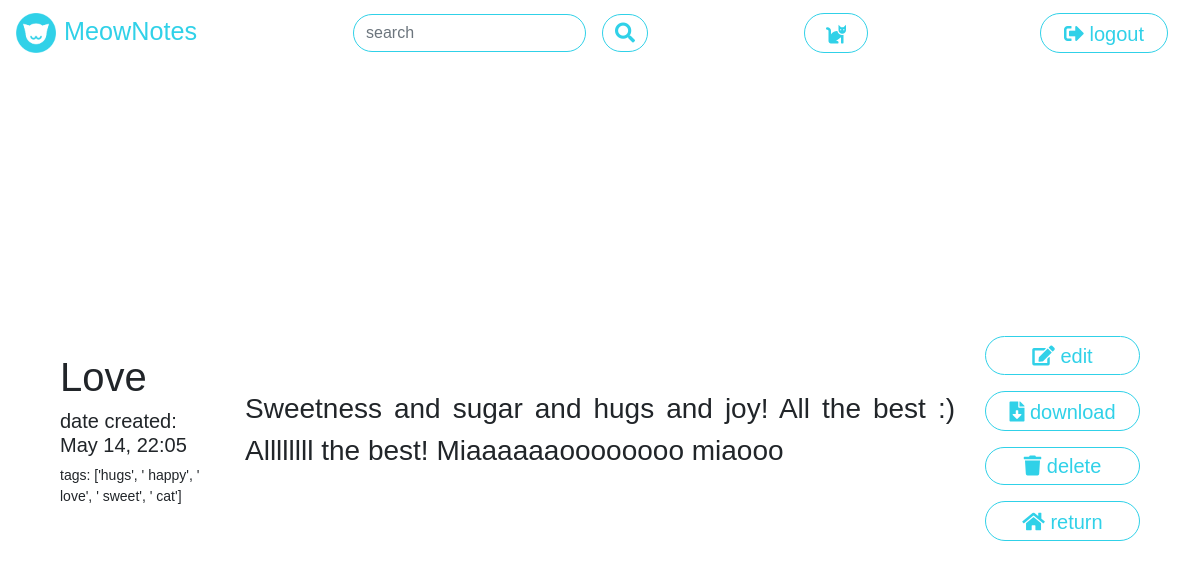
Page /view?id=1 (signed in) on the committed database.
### tables this page shows
CREATE TABLE "notes" (
 "id" INTEGER UNIQUE,
 "uid" INTEGER NOT NULL,
 "date_created" TEXT NOT NULL,
 "title" TEXT NOT NULL,
 "tags" TEXT,
 "content" BLOB NOT NULL,
 PRIMARY KEY("id")
);

### meownotes/pawprint.py (the view)
@bp.route("/view")
def view():
    if g.uid:
        uid = g.uid
        if request.args.get("id"):
            session["last_note_id"] = request.args.get("id")
        requested_note_id = session.get("last_note_id")
        db_note_results = get_note_by_id(uid, requested_note_id)
        note_data = process_note_results(db_note_results)
        return render_template("view.html", menu_item="logout", data=note_data[0])
    return redirect("/")

### meownotes/dbquery.py (called while the page is built)
def get_db():
    if DEBUG:
        print(">>> INFO: MeowNotes database configured is: %s" % current_app.config["DATABASE"])
    if "db" not in g:
        g.db = sqlite3.connect(
            current_app.config["DATABASE"],
            detect_types=sqlite3.PARSE_DECLTYPES
        )
        g.db.row_factory = sqlite3.Row
    return g.db

def execute_select(query):
    db = get_db()
    result = db.execute(query).fetchall()
    if DEBUG:
        print(result)
    return result

def get_user_by_name(username):
    query_input_items = [{"val": username, "cols": ["username"], "type": "exact", "condition": True}]
    query = prepare_query("GET_CONDITIONAL", "users", query_input_items)
    results = execute_select(query)
    return results

def get_id_by_user(username):
    db_res = get_user_by_name(username)
    db_user = parse_user(db_res[0])
    uid = db_user["uid"]
    return uid

def get_note_by_id(uid, note_id):
    query_input_items = [{"val": uid, "cols": ["uid"], "type": "exact", "condition": True},
        {"val": note_id, "cols": ["id"], "type": "exact", "condition": True}]
    query = prepare_query("GET_CONDITIONAL", "notes", query_input_items)
    results = execute_select(query)
    return results

def parse_user(db_result):
    result = {
        "uid": db_result[0],
        "username": db_result[1],
        "password": db_result[2]
    }
    return result

def parse_note(db_note):
    real_date = dateutil.parser.parse(db_note[2])
    result = {
        "note_id": db_note[0],
        "uid": db_note[1],
        "date_created": db_note[2],
        "ui_date": real_date.strftime('%b %d, %H:%m'),
        "title": db_note[3],
        "tags": db_note[4].split(","),
        "content": db_note[5],
    }
    return result

def process_note_results(db_notes):
    parsed_notes = []
    for db_note in db_notes:
        parsed_notes.append(parse_note(db_note))
    parsed_notes.sort(key=operator.itemgetter('date_created'))
    return parsed_notes

### meownotes/pawprint.py (called while the page is built)
@bp.before_app_request
def check_user_logged_in():
    if session.get("username") is not None:
        g.username = session.get("username")
        g.uid = get_id_by_user(session.get("username"))
    else:
        g.uid = None

### meownotes/utils.py (called while the page is built)
def format_value_for_db(value, cols, paramtype):
    if type(value) == int or "id" in cols:
        result = str(value)
    elif paramtype == "contains":
        result = "'%" + value + "%'"
    else:
        result = "'" + value + "'"
    return result

### meownotes/templates/view.html (shortened to what this page needs)
<!DOCTYPE html>
<html lang="en" dir="ltr">
{% extends "meownotes.html" %}
  {% block head %}
  {{ super() }}
  {% endblock %}
  {% block content %}
  <div class="content main">
    <div class="row h-100">
      <div class="col my-auto">
        <div class="note-metadata">
          <h1>{{ data['title'] }}</h1>
          <h5>date created: {{ data['ui_date'] }}</h5>
          <p>tags: {{ data['tags'] }}</p>
        </div>
      </div>
      <div class="col-8 my-auto text-center">
        <div class="note-content">
          <p>{{ data['content'] }}</p>
        </div>
      </div>
      <div class="col-2 my-auto">
        <div class="view-controls">
          <div class="meownotes-button meownotes-link my-auto mb-1 meownotes-go-accent">
            <span class="align-middle">
              <a data-toggle="modal" data-target="#edit"><i class="fas fa-edit"></i> edit</a>
            </span>
          </div>
          <div class="meownotes-button meownotes-link my-auto mb-1">
            <span class="align-middle">
              <a href="{{ url_for('pawprint.download', id=data['note_id']) }}"><i class="fas fa-file-download"></i> download</a>
            </span>
          </div>
          <form method="POST" action="{{ url_for('pawprint.delete') }}" class="mb-1">
            <button class="meownotes-button meownotes-link btn btn-med btn-primary btn-block meownotes-bg-warning"
              type="submit"><i class="fas fa-trash"></i> delete</button>
          </form>
          <div class="meownotes-button meownotes-link my-auto">
            <span class="align-middle">
              <a href="{{ url_for('pawprint.dashboard') }}"><i class="fas fa-home"></i> return</a>
            </span>
          </div>
        </div>
      </div>
    </div>
  </div>
  {% endblock %}

### meownotes/static/css/main.css (style rules this page uses)
body { font-family: "Montserrat", sans-serif; font-size: 14px; }
a { text-decoration: none !important; }
h1 { font-weight: 500; }
:root { --meownotes-blue: #30D1E8; --meownotes-light: #FFFFFF; --meownotes-yellow: #FFB20F; --meownotes-red: #EA526F; }
.mb-1 { margin-bottom: 1rem !important; }
.meownotes-button { line-height: 1.2; font-size: 1.25rem; text-align: center; padding: .375rem .75rem; border-radius: 25px !important; background-color: var(--meownotes-light); color: var(--meownotes-blue); border: 1px solid var(--meownotes-blue); }
.meownotes-link { padding: .375rem .75rem; width: 100%; margin: auto; display: inline-table; }
.meownotes-link>span, .meownotes-link>span>a { color: var(--meownotes-blue); }
.main { padding: 60px; height: calc(100vh - 56px); }
.note-content { font-size: 200%; text-align: justify; font-weight: 300; }

### rows in the picture
notes: title "Love", content "Sweetness and sugar and hugs and joy! All the best :) Allllllll the best! Miaaaaaaoooooooo miaooo"

### other values in the picture
{{ menu_item }} "logout"
{{ data['ui_date'] }} "May 14, 22:05"
{{ data['tags'] }} "['hugs', ' happy', ' love', ' sweet', ' cat']"
